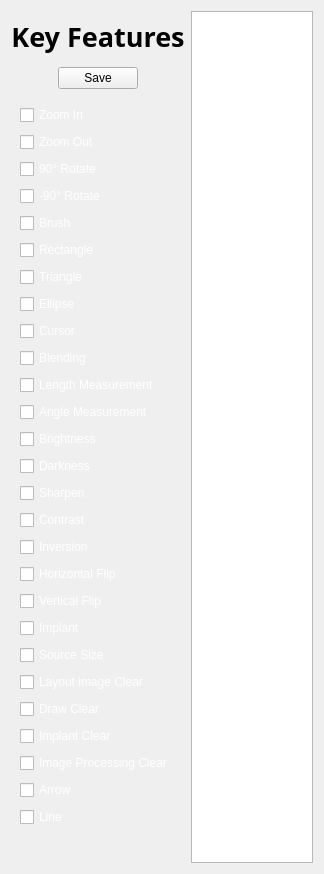
<?xml version="1.0" encoding="UTF-8"?>
<ui version="4.0">
 <class>KeyFeaturesForm</class>
 <widget class="QWidget" name="KeyFeaturesForm">
  <property name="geometry">
   <rect>
    <x>0</x>
    <y>0</y>
    <width>324</width>
    <height>874</height>
   </rect>
  </property>
  <property name="windowTitle">
   <string>Form</string>
  </property>
  <layout class="QVBoxLayout" name="verticalLayout_4">
   <item>
    <layout class="QHBoxLayout" name="horizontalLayout_3">
     <item>
      <layout class="QHBoxLayout" name="horizontalLayout_2">
       <item>
        <layout class="QVBoxLayout" name="verticalLayout_3">
         <item>
          <layout class="QVBoxLayout" name="verticalLayout_2">
           <item>
            <widget class="QLabel" name="label">
             <property name="maximumSize">
              <size>
               <width>16777215</width>
               <height>50</height>
              </size>
             </property>
             <property name="font">
              <font>
               <family>Tmon몬소리 Black</family>
               <pointsize>20</pointsize>
               <bold>true</bold>
              </font>
             </property>
             <property name="styleSheet">
              <string notr="true">QLabel {color: rgb(180, 199, 231)};
</string>
             </property>
             <property name="text">
              <string>Key Features</string>
             </property>
             <property name="alignment">
              <set>Qt::AlignCenter</set>
             </property>
            </widget>
           </item>
          </layout>
         </item>
         <item>
          <layout class="QHBoxLayout" name="horizontalLayout">
           <item>
            <spacer name="horizontalSpacer_2">
             <property name="orientation">
              <enum>Qt::Horizontal</enum>
             </property>
             <property name="sizeHint" stdset="0">
              <size>
               <width>10</width>
               <height>20</height>
              </size>
             </property>
            </spacer>
           </item>
           <item>
            <widget class="QPushButton" name="savePushButton">
             <property name="styleSheet">
              <string notr="true">QPushButton {background-color: rgb(170, 255, 255)};

</string>
             </property>
             <property name="text">
              <string>Save</string>
             </property>
            </widget>
           </item>
           <item>
            <spacer name="horizontalSpacer">
             <property name="orientation">
              <enum>Qt::Horizontal</enum>
             </property>
             <property name="sizeHint" stdset="0">
              <size>
               <width>10</width>
               <height>20</height>
              </size>
             </property>
            </spacer>
           </item>
          </layout>
         </item>
         <item>
          <widget class="QWidget" name="widget" native="true">
           <layout class="QVBoxLayout" name="verticalLayout">
            <item>
             <widget class="QCheckBox" name="zoomInCheckBox">
              <property name="styleSheet">
               <string notr="true">QCheckBox {color: rgb(255, 255, 255);}
</string>
              </property>
              <property name="text">
               <string>Zoom In</string>
              </property>
             </widget>
            </item>
            <item>
             <widget class="QCheckBox" name="zoomOutCheckBox">
              <property name="styleSheet">
               <string notr="true">QCheckBox {color: rgb(255, 255, 255);}</string>
              </property>
              <property name="text">
               <string>Zoom Out</string>
              </property>
             </widget>
            </item>
            <item>
             <widget class="QCheckBox" name="rightRotateCheckBox">
              <property name="styleSheet">
               <string notr="true">QCheckBox {color: rgb(255, 255, 255);}</string>
              </property>
              <property name="text">
               <string>90° Rotate</string>
              </property>
             </widget>
            </item>
            <item>
             <widget class="QCheckBox" name="leftRotateCheckBox">
              <property name="styleSheet">
               <string notr="true">QCheckBox {color: rgb(255, 255, 255);}</string>
              </property>
              <property name="text">
               <string>-90° Rotate</string>
              </property>
             </widget>
            </item>
            <item>
             <widget class="QCheckBox" name="brushCheckBox">
              <property name="styleSheet">
               <string notr="true">QCheckBox {color: rgb(255, 255, 255);}</string>
              </property>
              <property name="text">
               <string>Brush</string>
              </property>
             </widget>
            </item>
            <item>
             <widget class="QCheckBox" name="rectangleCheckBox">
              <property name="styleSheet">
               <string notr="true">QCheckBox {color: rgb(255, 255, 255);}</string>
              </property>
              <property name="text">
               <string>Rectangle</string>
              </property>
             </widget>
            </item>
            <item>
             <widget class="QCheckBox" name="triangleCheckBox">
              <property name="styleSheet">
               <string notr="true">QCheckBox {color: rgb(255, 255, 255);}</string>
              </property>
              <property name="text">
               <string>Triangle</string>
              </property>
             </widget>
            </item>
            <item>
             <widget class="QCheckBox" name="ellipseCheckBox">
              <property name="styleSheet">
               <string notr="true">QCheckBox {color: rgb(255, 255, 255);}</string>
              </property>
              <property name="text">
               <string>Ellipse</string>
              </property>
             </widget>
            </item>
            <item>
             <widget class="QCheckBox" name="cursorCheckBox">
              <property name="styleSheet">
               <string notr="true">QCheckBox {color: rgb(255, 255, 255);}</string>
              </property>
              <property name="text">
               <string>Cursor</string>
              </property>
             </widget>
            </item>
            <item>
             <widget class="QCheckBox" name="blendingCheckBox">
              <property name="styleSheet">
               <string notr="true">QCheckBox {color: rgb(255, 255, 255);}</string>
              </property>
              <property name="text">
               <string>Blending</string>
              </property>
             </widget>
            </item>
            <item>
             <widget class="QCheckBox" name="lengthMeasurementCheckBox">
              <property name="styleSheet">
               <string notr="true">QCheckBox {color: rgb(255, 255, 255);}</string>
              </property>
              <property name="text">
               <string>Length Measurement</string>
              </property>
             </widget>
            </item>
            <item>
             <widget class="QCheckBox" name="angleMeasurementCheckBox">
              <property name="styleSheet">
               <string notr="true">QCheckBox {color: rgb(255, 255, 255);}</string>
              </property>
              <property name="text">
               <string>Angle Measurement</string>
              </property>
             </widget>
            </item>
            <item>
             <widget class="QCheckBox" name="brightnessCheckBox">
              <property name="styleSheet">
               <string notr="true">QCheckBox {color: rgb(255, 255, 255);}</string>
              </property>
              <property name="text">
               <string>Brightness</string>
              </property>
             </widget>
            </item>
            <item>
             <widget class="QCheckBox" name="darknessCheckBox">
              <property name="styleSheet">
               <string notr="true">QCheckBox {color: rgb(255, 255, 255);}</string>
              </property>
              <property name="text">
               <string>Darkness</string>
              </property>
             </widget>
            </item>
            <item>
             <widget class="QCheckBox" name="sharpenCheckBox">
              <property name="styleSheet">
               <string notr="true">QCheckBox {color: rgb(255, 255, 255);}</string>
              </property>
              <property name="text">
               <string>Sharpen</string>
              </property>
             </widget>
            </item>
            <item>
             <widget class="QCheckBox" name="contrastCheckBox">
              <property name="styleSheet">
               <string notr="true">QCheckBox {color: rgb(255, 255, 255);}</string>
              </property>
              <property name="text">
               <string>Contrast</string>
              </property>
             </widget>
            </item>
            <item>
             <widget class="QCheckBox" name="inversionCheckBox">
              <property name="styleSheet">
               <string notr="true">QCheckBox {color: rgb(255, 255, 255);}</string>
              </property>
              <property name="text">
               <string>Inversion</string>
              </property>
             </widget>
            </item>
            <item>
             <widget class="QCheckBox" name="horizontalFlipCheckBox">
              <property name="styleSheet">
               <string notr="true">QCheckBox {color: rgb(255, 255, 255);}</string>
              </property>
              <property name="text">
               <string>Horizontal Flip</string>
              </property>
             </widget>
            </item>
            <item>
             <widget class="QCheckBox" name="verticalFlipCheckBox">
              <property name="styleSheet">
               <string notr="true">QCheckBox {color: rgb(255, 255, 255);}</string>
              </property>
              <property name="text">
               <string>Vertical Flip</string>
              </property>
             </widget>
            </item>
            <item>
             <widget class="QCheckBox" name="implantCheckBox">
              <property name="styleSheet">
               <string notr="true">QCheckBox {color: rgb(255, 255, 255);}</string>
              </property>
              <property name="text">
               <string>Implant</string>
              </property>
             </widget>
            </item>
            <item>
             <widget class="QCheckBox" name="sourceSizeCheckBox">
              <property name="styleSheet">
               <string notr="true">QCheckBox {color: rgb(255, 255, 255);}</string>
              </property>
              <property name="text">
               <string>Source Size</string>
              </property>
             </widget>
            </item>
            <item>
             <widget class="QCheckBox" name="layoutImageClearCheckBox">
              <property name="styleSheet">
               <string notr="true">QCheckBox {color: rgb(255, 255, 255);}</string>
              </property>
              <property name="text">
               <string>Layout image Clear</string>
              </property>
             </widget>
            </item>
            <item>
             <widget class="QCheckBox" name="drawClearCheckBox">
              <property name="styleSheet">
               <string notr="true">QCheckBox {color: rgb(255, 255, 255);}</string>
              </property>
              <property name="text">
               <string>Draw Clear</string>
              </property>
             </widget>
            </item>
            <item>
             <widget class="QCheckBox" name="implantClearCheckBox">
              <property name="styleSheet">
               <string notr="true">QCheckBox {color: rgb(255, 255, 255);}</string>
              </property>
              <property name="text">
               <string>Implant Clear</string>
              </property>
             </widget>
            </item>
            <item>
             <widget class="QCheckBox" name="imageProcessingClearCheckBox">
              <property name="styleSheet">
               <string notr="true">QCheckBox {color: rgb(255, 255, 255);}</string>
              </property>
              <property name="text">
               <string>Image Processing Clear</string>
              </property>
             </widget>
            </item>
            <item>
             <widget class="QCheckBox" name="arrowCheckBox">
              <property name="styleSheet">
               <string notr="true">QCheckBox {color: rgb(255, 255, 255);}</string>
              </property>
              <property name="text">
               <string>Arrow</string>
              </property>
             </widget>
            </item>
            <item>
             <widget class="QCheckBox" name="lineCheckBox">
              <property name="styleSheet">
               <string notr="true">QCheckBox {color: rgb(255, 255, 255);}</string>
              </property>
              <property name="text">
               <string>Line</string>
              </property>
             </widget>
            </item>
           </layout>
          </widget>
         </item>
        </layout>
       </item>
      </layout>
     </item>
     <item>
      <widget class="QTableView" name="tableView"/>
     </item>
    </layout>
   </item>
  </layout>
 </widget>
 <resources/>
 <connections/>
</ui>
